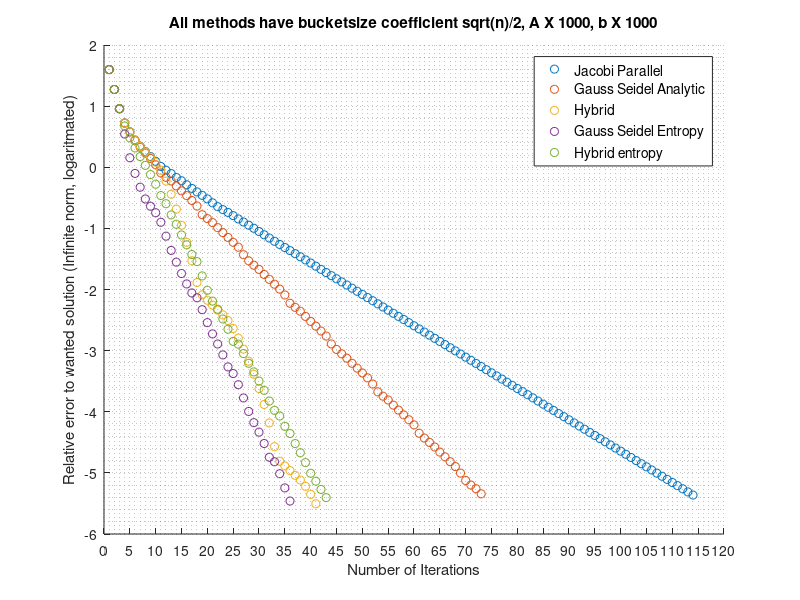

MATLAB code to generate this figure:
function [] = generic_scatter_gse_vs_hgse ()pasi_hibrid =  [1, 2, 3, 4, 5, 6, 7, 8, 9, 10, 11, 12, 13, 14, 15, 16, 17, 18, 19, 20, 21, 22, 23, 24, 25, 26, 27, 28, 29, 30, 31, 32, 33, 34, 35, 36, 37, 38, 39, 40, 41] ;pasi_hibrid_entropy =  [1, 2, 3, 4, 5, 6, 7, 8, 9, 10, 11, 12, 13, 14, 15, 16, 17, 18, 19, 20, 21, 22, 23, 24, 25, 26, 27, 28, 29, 30, 31, 32, 33, 34, 35, 36, 37, 38, 39, 40, 41, 42, 43] ;pasi_gauss_seidel_entropy =  [1, 2, 3, 4, 5, 6, 7, 8, 9, 10, 11, 12, 13, 14, 15, 16, 17, 18, 19, 20, 21, 22, 23, 24, 25, 26, 27, 28, 29, 30, 31, 32, 33, 34, 35, 36] ;pasi_jacobi_parallel =  [1, 2, 3, 4, 5, 6, 7, 8, 9, 10, 11, 12, 13, 14, 15, 16, 17, 18, 19, 20, 21, 22, 23, 24, 25, 26, 27, 28, 29, 30, 31, 32, 33, 34, 35, 36, 37, 38, 39, 40, 41, 42, 43, 44, 45, 46, 47, 48, 49, 50, 51, 52, 53, 54, 55, 56, 57, 58, 59, 60, 61, 62, 63, 64, 65, 66, 67, 68, 69, 70, 71, 72, 73, 74, 75, 76, 77, 78, 79, 80, 81, 82, 83, 84, 85, 86, 87, 88, 89, 90, 91, 92, 93, 94, 95, 96, 97, 98, 99, 100, 101, 102, 103, 104, 105, 106, 107, 108, 109, 110, 111, 112, 113, 114] ;pasi_gauss_seidel_analytic =  [1, 2, 3, 4, 5, 6, 7, 8, 9, 10, 11, 12, 13, 14, 15, 16, 17, 18, 19, 20, 21, 22, 23, 24, 25, 26, 27, 28, 29, 30, 31, 32, 33, 34, 35, 36, 37, 38, 39, 40, 41, 42, 43, 44, 45, 46, 47, 48, 49, 50, 51, 52, 53, 54, 55, 56, 57, 58, 59, 60, 61, 62, 63, 64, 65, 66, 67, 68, 69, 70, 71, 72, 73] ;err_sol_hibrid =  [39.5902, 18.7107, 9.13877, 5.29361, 3.8079, 2.77787, 2.18679, 1.7815, 1.46722, 1.20609, 0.891739, 0.59362, 0.362305, 0.2068, 0.112593, 0.0591427, 0.0295418, 0.0130158, 0.00816784, 0.00668437, 0.00556046, 0.00461333, 0.00384633, 0.00310802, 0.00230282, 0.00160029, 0.00105842, 0.000671994, 0.000410449, 0.000239786, 0.000131725, 6.55324e-05, 2.68135e-05, 1.55361e-05, 1.30029e-05, 1.08938e-05, 9.11656e-06, 7.6343e-06, 6.02768e-06, 4.44987e-06, 3.12113e-06] ;err_sol_hibrid_entropy =  [39.5902, 18.7107, 9.13871, 4.72168, 3.02455, 2.069, 1.49413, 1.07342, 0.759474, 0.527786, 0.344333, 0.253439, 0.16595, 0.116795, 0.0780833, 0.0538961, 0.037353, 0.0285827, 0.0166843, 0.00972136, 0.00646429, 0.00475177, 0.0032884, 0.00223838, 0.00141733, 0.00127625, 0.000895319, 0.000620958, 0.000448878, 0.000318073, 0.000223953, 0.000149856, 0.000105407, 8.5224e-05, 5.7746e-05, 4.40392e-05, 3.01638e-05, 2.13409e-05, 1.47127e-05, 9.861e-06, 7.32044e-06, 5.35571e-06, 3.93768e-06] ;err_sol_gauss_seidel_entropy =  [39.5902, 18.7107, 8.99039, 3.49385, 1.42881, 0.792706, 0.471612, 0.302733, 0.230156, 0.180326, 0.125856, 0.0746088, 0.0435849, 0.0280393, 0.0182712, 0.0123345, 0.00878754, 0.00731731, 0.00467524, 0.00287093, 0.00187855, 0.00128434, 0.000850704, 0.000541917, 0.000422011, 0.000277024, 0.000168236, 0.000101138, 6.6319e-05, 4.6372e-05, 3.02416e-05, 1.79971e-05, 1.51988e-05, 9.67789e-06, 5.67571e-06, 3.46109e-06] ;err_sol_jacobi_parallel =  [39.5902, 18.7107, 9.13887, 5.2951, 3.81114, 2.7905, 2.20836, 1.80452, 1.49852, 1.25158, 1.02933, 0.895129, 0.787823, 0.681594, 0.601426, 0.517129, 0.450957, 0.395081, 0.346971, 0.303699, 0.261826, 0.226677, 0.202677, 0.182498, 0.161794, 0.142687, 0.127059, 0.112886, 0.100443, 0.0889671, 0.0785971, 0.0694496, 0.0614988, 0.0546096, 0.0486004, 0.0432974, 0.0385666, 0.0343198, 0.0305047, 0.0270888, 0.0240455, 0.0213461, 0.0189577, 0.0168449, 0.0149734, 0.0133119, 0.0118342, 0.0105186, 0.00934725, 0.00830503, 0.00737856, 0.00655561, 0.00582491, 0.00517613, 0.00459991, 0.00408793, 0.00363289, 0.00322839, 0.00286882, 0.00254923, 0.00226522, 0.00201286, 0.00178865, 0.00158943, 0.00141242, 0.00125513, 0.00111535, 0.000991133, 0.000880742, 0.000782643, 0.000695469, 0.000618006, 0.000549173, 0.000488008, 0.000433656, 0.000385357, 0.000342438, 0.000304298, 0.000270406, 0.000240289, 0.000213526, 0.000189744, 0.00016861, 0.000149831, 0.000133143, 0.000118314, 0.000105137, 9.34267e-05, 8.30211e-05, 7.37744e-05, 6.55576e-05, 5.82559e-05, 5.17675e-05, 4.60018e-05, 4.08782e-05, 3.63253e-05, 3.22795e-05, 2.86843e-05, 2.54895e-05, 2.26505e-05, 2.01278e-05, 1.7886e-05, 1.58939e-05, 1.41237e-05, 1.25506e-05, 1.11527e-05, 9.91058e-06, 8.80677e-06, 7.82589e-06, 6.95426e-06, 6.17971e-06, 5.49143e-06, 4.87981e-06, 4.33631e-06] ;err_sol_gauss_seidel_analytic =  [39.5902, 18.7107, 9.13738, 5.28017, 3.78587, 2.72604, 2.12404, 1.71044, 1.39089, 1.09737, 0.808148, 0.683944, 0.596728, 0.493946, 0.411283, 0.343334, 0.286294, 0.231906, 0.167495, 0.144577, 0.124365, 0.102858, 0.0852662, 0.0711013, 0.0591637, 0.0492167, 0.0370772, 0.0294786, 0.0249714, 0.0213269, 0.0176258, 0.0146457, 0.0122093, 0.0101575, 0.00813634, 0.0059588, 0.00510422, 0.00440682, 0.00362938, 0.00301164, 0.0025148, 0.00209233, 0.00173251, 0.00128662, 0.00104624, 0.000885017, 0.000752215, 0.000620473, 0.000517073, 0.000431539, 0.000358839, 0.000284278, 0.000211613, 0.000179835, 0.000155938, 0.000128446, 0.000106342, 8.89414e-05, 7.39132e-05, 6.09141e-05, 4.45745e-05, 3.70868e-05, 3.1512e-05, 2.65024e-05, 2.18953e-05, 1.82934e-05, 1.5233e-05, 1.26838e-05, 9.9185e-06, 7.50487e-06, 6.32776e-06, 5.51072e-06, 4.54339e-06] ;err_rel_hibrid =  [47.4491, 39.5756, 21.2064, 12.7033, 8.33678, 6.35727, 4.83117, 3.87608, 3.18646, 2.64916, 2.09783, 1.48536, 0.955925, 0.569105, 0.319393, 0.171736, 0.0886845, 0.0425576, 0.0178449, 0.0145821, 0.0120675, 0.0100205, 0.00833989, 0.006952, 0.00541084, 0.00390311, 0.00265871, 0.00173042, 0.00108244, 0.000650235, 0.000371511, 0.000197257, 9.23459e-05, 3.38795e-05, 2.81023e-05, 2.36152e-05, 1.97628e-05, 1.6498e-05, 1.3662e-05, 1.04775e-05, 7.57099e-06] ;err_rel_hibrid_entropy =  [47.4491, 39.5756, 21.2062, 11.6487, 7.11617, 4.62354, 3.45701, 2.40523, 1.71346, 1.05857, 0.732246, 0.56215, 0.379671, 0.256089, 0.173429, 0.117449, 0.0785737, 0.0563217, 0.0383791, 0.0233765, 0.0147943, 0.0100443, 0.00734777, 0.00514569, 0.00322238, 0.0026732, 0.00197239, 0.00142118, 0.000985026, 0.000708806, 0.000508782, 0.000346836, 0.000223962, 0.000175347, 0.000125457, 9.53527e-05, 6.79321e-05, 4.5401e-05, 3.35195e-05, 2.29079e-05, 1.48873e-05, 1.17691e-05, 8.80835e-06] ;err_rel_gauss_seidel_entropy =  [47.4491, 39.5756, 21.1673, 9.96457, 4.04006, 1.77826, 1.02436, 0.689544, 0.433813, 0.378916, 0.254982, 0.168704, 0.0968004, 0.0635469, 0.041942, 0.0277498, 0.0195398, 0.0145667, 0.0102849, 0.00633624, 0.00438503, 0.00287797, 0.00192783, 0.00130407, 0.00085517, 0.000634477, 0.000407642, 0.000227005, 0.000151039, 9.99201e-05, 7.13286e-05, 4.6242e-05, 3.04046e-05, 2.48767e-05, 1.3587e-05, 7.38363e-06] ;err_rel_jacobi_parallel =  [47.4491, 39.5756, 21.2068, 12.7059, 8.34338, 6.37584, 4.87146, 3.9299, 3.24611, 2.71605, 2.22846, 1.92446, 1.64647, 1.45494, 1.28049, 1.10637, 0.960001, 0.842287, 0.738681, 0.650409, 0.565525, 0.487258, 0.428995, 0.385174, 0.344292, 0.303776, 0.269275, 0.239762, 0.213286, 0.18941, 0.167564, 0.148047, 0.130948, 0.116108, 0.10321, 0.0918978, 0.081864, 0.0728864, 0.0648245, 0.0575934, 0.0511343, 0.0453916, 0.0403038, 0.0358026, 0.0318183, 0.0282853, 0.0251461, 0.0223528, 0.0198658, 0.0176523, 0.0156836, 0.0139342, 0.0123805, 0.011001, 0.00977604, 0.00868784, 0.00772082, 0.00686128, 0.00609721, 0.00541805, 0.00481445, 0.00427808, 0.00380151, 0.00337808, 0.00300186, 0.00266756, 0.00237048, 0.00210648, 0.00187187, 0.00166338, 0.00147811, 0.00131348, 0.00116718, 0.00103718, 0.000921663, 0.000819013, 0.000727795, 0.000646736, 0.000574704, 0.000510695, 0.000453814, 0.000403269, 0.000358354, 0.000318441, 0.000282974, 0.000251457, 0.000223451, 0.000198563, 0.000176448, 0.000156795, 0.000139332, 0.000123813, 0.000110023, 9.77693e-05, 8.688e-05, 7.72035e-05, 6.86048e-05, 6.09637e-05, 5.41737e-05, 4.814e-05, 4.27783e-05, 3.80137e-05, 3.37799e-05, 3.00175e-05, 2.66743e-05, 2.37034e-05, 2.10633e-05, 1.87173e-05, 1.66327e-05, 1.47802e-05, 1.3134e-05, 1.16711e-05, 1.03712e-05, 9.21612e-06] ;err_rel_gauss_seidel_analytic =  [47.4491, 39.5756, 21.2012, 12.6807, 8.29085, 6.26462, 4.69215, 3.73649, 3.02102, 2.48057, 1.81575, 1.48166, 1.27098, 1.06499, 0.887085, 0.742735, 0.618789, 0.516636, 0.395035, 0.307747, 0.26108, 0.224598, 0.185526, 0.15395, 0.12815, 0.106556, 0.0862939, 0.0621763, 0.053687, 0.0461477, 0.0381673, 0.0316359, 0.026379, 0.0219471, 0.0182595, 0.0137597, 0.0109357, 0.00926403, 0.00791279, 0.00653968, 0.00543398, 0.00452994, 0.00376871, 0.00301913, 0.00221077, 0.00189386, 0.00163503, 0.00134664, 0.00111741, 0.000933054, 0.000776317, 0.000642843, 0.000477469, 0.00038817, 0.00032836, 0.000279101, 0.000230225, 0.000191849, 0.000160115, 0.000133141, 0.000105489, 7.85114e-05, 6.67267e-05, 5.78573e-05, 4.76567e-05, 3.94566e-05, 3.29999e-05, 2.74243e-05, 2.26023e-05, 1.6542e-05, 1.376e-05, 1.16911e-05, 9.83355e-06] ;  n = 100;  limit_for_oy = 9000;    %pasi_jacobi_parallel = pasi_jacobi_parallel(:, 1:n);  %err_sol_jacobi_parallel = err_sol_jacobi_parallel(:, 1:n);    scatter(pasi_jacobi_parallel, log10(min(limit_for_oy, err_sol_jacobi_parallel)));  hold;  scatter(pasi_gauss_seidel_analytic, log10(min(limit_for_oy, err_sol_gauss_seidel_analytic)));  scatter(pasi_hibrid, log10(min(limit_for_oy, err_sol_hibrid)));  scatter(pasi_gauss_seidel_entropy, log10(min(limit_for_oy, err_sol_gauss_seidel_entropy)));  scatter(pasi_hibrid_entropy, log10(min(limit_for_oy, err_sol_hibrid_entropy)));    mlg = legend("location", "northeast");  mlg = legend({"Jacobi Parallel", "Gauss Seidel Analytic", "Hybrid", "Gauss Seidel Entropy", "Hybrid entropy"});  set (mlg, "fontsize", 10);  xlabel ("Number of Iterations");  ylabel ("Relative error to wanted solution (Infinite norm, logaritmated)");    set (gca, "xminorgrid", "on");  set (gca, "yminorgrid", "on");  set(gca, 'xtick', -1000:5:1000);  set(gca, 'ytick', -1000:1:1000);  title ("All methods have bucketsize coefficient sqrt(n)/2, A X 1000, b X 1000");endfunction